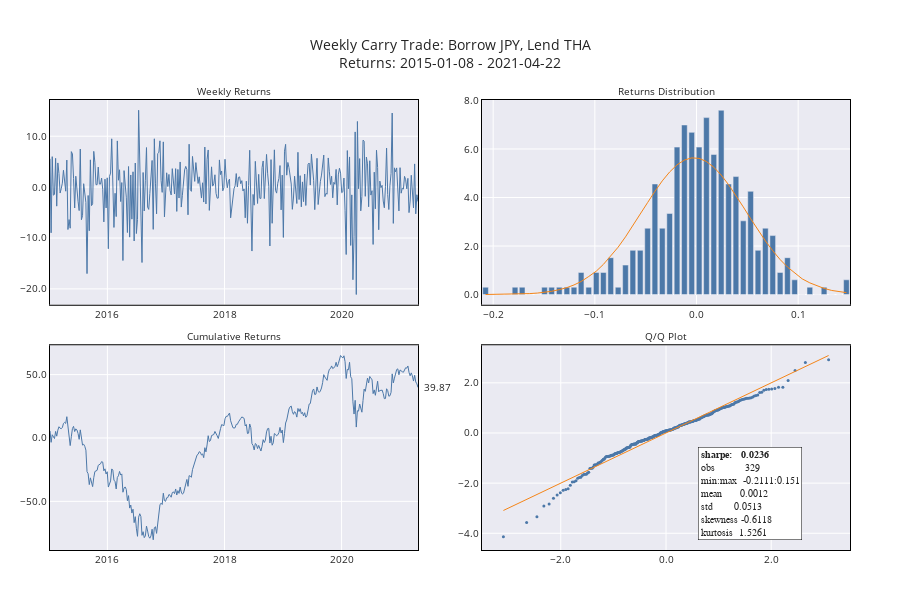

Write notebook code for a chart like this one.
### Markdown cell above
**Distributions of returns**
* This doesn't appear to be a great strategy with a mean weekly return of 0.0012 (0.0624 annualized), standard deviation of 0.0513 and Sharpe ratio of just 0.0236.
* It starts out performing for the first quarter and then loses money for the next year and half, through the third quarter of 2016.
* It then enjoys a relatively long run of positive performance, up through the beginning of 2020 when the pandemic starts.
* It then has another precipitous drop before resuming relatively consistent positive performance, ending with a cumulative total return of 0.3987.
* The distribution of returns is consistent with that of a carry trade strategy, with some fatness in the tails (excess kurtosis of 1.53) and some negative skewness (-0.61).
* The fatness of the tails can also been see in the Q-Q plot, although the outliers and are not extreme (consistent with modest excess kurtosis)

**Drivers of profit and loss**
* As noted above, returns come primarily from two source: (i) changes in the value of the bond in the lend market resulting from changes in the yield curve there and (ii) foreign exchange movements.
* Profits result from decreases in rates in the lending market, driving up the price of the bond that we own.
* With respect to foreign exchange rates, profits results from decreases in the rate between the lend market and the borrow market, i.e., we get to convert back into more of the borrow market currency when we sell our bond, if the rate has declined. Less importantly, since it is on a smaller basis (just our capital as opposed to including the 80% leverage in the case of the lend market to borrow market fx rate), profits also result from decreases in the borrow market rate relative to dollars. However, that obviously has the opposite effect on the more important lend-borrow rate.
* To be able to discern the impact on those effects separately, the components chart below shows the lend-borrow fx rate and the borrow-home fx rates separately.

*2015Q1*

* For the initial period of positive perfomance, that looks to have been driven by rates coming down modestly, relatively flat borrow market fx and and favorble changes in the lend-borrow fx rate.

*2015Q2 - 2016Q3*

* Negative peformance driven by significant consistent unfavorable movements in the lend-borrow fx rate more than offsetting favorable movements in the lend market yields.
* Looks to be driven by unfavorable movents in the Japanese Yen, coinciding with the ocurrence of negative short term interest rates (albeit small)

*2016Q3 - 2020Q1*

* Relatively consistent positive perormance - exhibiting "normal" carry trade behavior - driven by, on average, declines in lend market yields and positive lend-borrw fx rate changes.
* This is actually quite a run, with nearly a 1.5x return on investment. If we were to look just at this period, this would look like a very attractive strategy.

*2020Q1*

* The conspicuous feature of this period is the dramatic spike in yields - up 52% during the week of 2020-03-19.
* As noted in class, the exchange rate moved in the wrong direction at the same time - there were several days with nearly 4% unfavorable changes during the same time frame.
* The result is several single day drop of near 20% with a maximum drop of 21.1% on 2020-04-02 (yields up 13.3% and lend-borrow fx rate up 3.8%).

### Code cell
utils.make_returns_chart(df_ret_0)

### Figure 1 — Plotly figure (JSON) as saved in the notebook; plotly's stock layout.template omitted (floating-point values rounded to 4 significant figures; data arrays with more than 128 entries replaced by an {"elided": "..."} marker saying what was removed)
{"data": [{"line": {"color": "#4C78A8", "width": 1}, "name": "return", "type": "scatter", "x": {"elided": "329 str values"}, "xaxis": "x", "y": {"elided": "329 float values"}, "yaxis": "y"}, {"line": {"color": "#4C78A8", "width": 1}, "name": "cum. return", "type": "scatter", "x": {"elided": "329 str values"}, "xaxis": "x3", "y": {"elided": "329 float values"}, "yaxis": "y3"}, {"marker": {"color": "#4C78A8"}, "name": "pct. of returns", "type": "bar", "x": [-0.2075, -0.2005, -0.193, -0.1855, -0.1785, -0.1715, -0.164, -0.1565, -0.1495, -0.1425, -0.135, -0.1275, -0.1205, -0.1135, -0.106, -0.0986, -0.0916, -0.08435, -0.0771, -0.06985, -0.0626, -0.05535, -0.0481, -0.0409, -0.03365, -0.0264, -0.01915, -0.01189, -0.00467, 0.00257, 0.009795, 0.01705, 0.0243, 0.03155, 0.0388, 0.046, 0.05325, 0.0605, 0.06775, 0.075, 0.08225, 0.0895, 0.09655, 0.104, 0.1115, 0.1185, 0.1255, 0.133, 0.1405, 0.1475], "xaxis": "x2", "y": [0.304, 0, 0, 0, 0.304, 0.304, 0, 0, 0.304, 0.304, 0.304, 0.304, 0.304, 0.9119, 0.304, 0.9119, 0.9119, 1.52, 0.304, 1.216, 1.824, 1.824, 2.736, 4.559, 2.736, 3.343, 6.079, 6.991, 6.687, 6.079, 7.295, 5.775, 7.599, 4.559, 4.863, 3.04, 4.255, 1.824, 2.736, 2.432, 0.9119, 1.52, 0.6079, 0, 0.304, 0, 0.304, 0, 0, 0.6079], "yaxis": "y2"}, {"line": {"color": "#F58518", "width": 1}, "name": "normal", "type": "scatter", "x": [-0.2075, -0.2005, -0.193, -0.1855, -0.1785, -0.1715, -0.164, -0.1565, -0.1495, -0.1425, -0.135, -0.1275, -0.1205, -0.1135, -0.106, -0.0986, -0.0916, -0.08435, -0.0771, -0.06985, -0.0626, -0.05535, -0.0481, -0.0409, -0.03365, -0.0264, -0.01915, -0.01189, -0.00467, 0.00257, 0.009795, 0.01705, 0.0243, 0.03155, 0.0388, 0.046, 0.05325, 0.0605, 0.06775, 0.075, 0.08225, 0.0895, 0.09655, 0.104, 0.1115, 0.1185, 0.1255, 0.133, 0.1405, 0.1475], "xaxis": "x2", "y": [0.001887, 0.003227, 0.005824, 0.009571, 0.01544, 0.02444, 0.0404, 0.06146, 0.09177, 0.1345, 0.2035, 0.2866, 0.3963, 0.5377, 0.7449, 0.9641, 1.243, 1.576, 1.953, 2.378, 2.832, 3.313, 3.792, 4.255, 4.687, 5.055, 5.349, 5.544, 5.635, 5.614, 5.483, 5.248, 4.926, 4.529, 4.086, 3.615, 3.129, 2.66, 2.212, 1.807, 1.443, 1.134, 0.8828, 0.6458, 0.4816, 0.3525, 0.2533, 0.1696, 0.1171, 0.07935], "yaxis": "y2"}, {"marker": {"color": "#4C78A8", "size": 3}, "mode": "markers", "name": "return norm.", "type": "scatter", "x": {"elided": "329 float values"}, "xaxis": "x4", "y": {"elided": "329 float values"}, "yaxis": "y4"}, {"line": {"color": "#F58518", "width": 1}, "name": "norm.", "type": "scatter", "x": {"elided": "329 float values"}, "xaxis": "x4", "y": {"elided": "329 float values"}, "yaxis": "y4"}], "layout": {"annotations": [{"font": {"size": 10}, "showarrow": false, "text": "Weekly Returns", "x": 0.23, "xanchor": "center", "xref": "paper", "y": 1, "yanchor": "bottom", "yref": "paper"}, {"font": {"size": 10}, "showarrow": false, "text": "Returns Distribution", "x": 0.77, "xanchor": "center", "xref": "paper", "y": 1, "yanchor": "bottom", "yref": "paper"}, {"font": {"size": 10}, "showarrow": false, "text": "Cumulative Returns", "x": 0.23, "xanchor": "center", "xref": "paper", "y": 0.455, "yanchor": "bottom", "yref": "paper"}, {"font": {"size": 10}, "showarrow": false, "text": "Q/Q Plot", "x": 0.77, "xanchor": "center", "xref": "paper", "y": 0.455, "yanchor": "bottom", "yref": "paper"}, {"align": "left", "font": {"size": 10}, "showarrow": false, "text": "39.87", "x": 0.465, "xanchor": "left", "xref": "paper", "y": 39.87, "yref": "y3"}, {"align": "left", "bgcolor": "white", "bordercolor": "black", "borderpad": 2, "borderwidth": 0.5, "font": {"family": "Courier New, monospace", "size": 10}, "showarrow": false, "text": "<b>sharpe:   0.0236</b><br>obs          329<br>min:max  -0.2111:0.151<br>mean      0.0012<br>std       0.0513<br>skewness -0.6118<br>kurtosis  1.5261", "x": 0.81, "xanchor": "left", "xref": "paper", "y": 0.23, "yanchor": "top", "yref": "paper"}], "font": {"size": 10}, "height": 600, "margin": {"b": 50, "l": 50, "r": 50, "t": 100}, "showlegend": false, "title": {"text": "Weekly Carry Trade: Borrow JPY, Lend THA<br>Returns: 2015-01-08 - 2021-04-22"}, "xaxis": {"anchor": "y", "domain": [0, 0.46], "linecolor": "black", "linewidth": 1, "mirror": true, "showline": true}, "xaxis2": {"anchor": "y2", "domain": [0.54, 1], "linecolor": "black", "linewidth": 1, "mirror": true, "showline": true, "tickformat": "0.1f"}, "xaxis3": {"anchor": "y3", "domain": [0, 0.46], "linecolor": "black", "linewidth": 1, "mirror": true, "showline": true}, "xaxis4": {"anchor": "y4", "domain": [0.54, 1], "linecolor": "black", "linewidth": 1, "mirror": true, "showline": true, "tickformat": "0.1f"}, "yaxis": {"anchor": "x", "domain": [0.545, 1], "linecolor": "black", "linewidth": 1, "mirror": true, "showline": true, "tickformat": "0.1f"}, "yaxis2": {"anchor": "x2", "domain": [0.545, 1], "linecolor": "black", "linewidth": 1, "mirror": true, "showline": true, "tickformat": "0.1f"}, "yaxis3": {"anchor": "x3", "domain": [0, 0.455], "linecolor": "black", "linewidth": 1, "mirror": true, "showline": true, "tickformat": "0.1f"}, "yaxis4": {"anchor": "x4", "domain": [0, 0.455], "linecolor": "black", "linewidth": 1, "mirror": true, "showline": true, "tickformat": "0.1f"}}}
